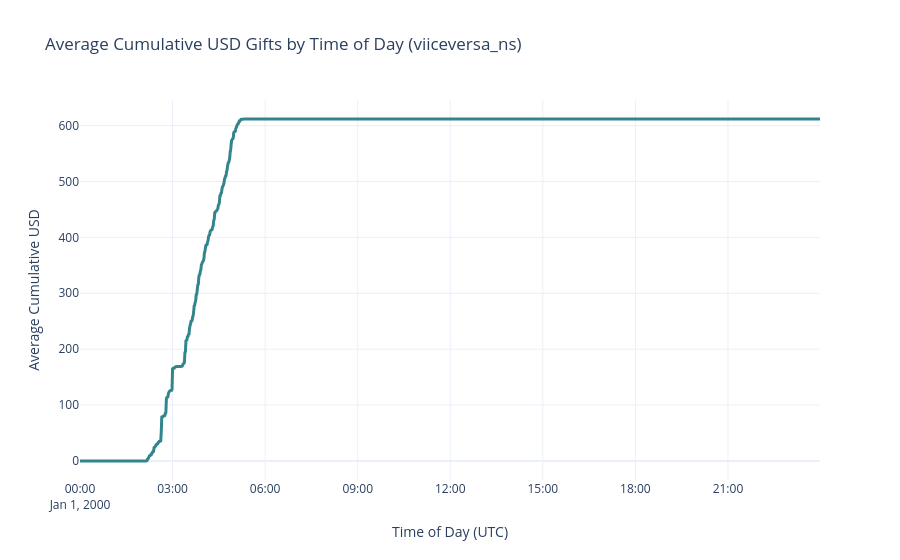

Here is the notebook cell this chart was saved with:
### Code cell
if time_of_day_avg.empty:
    print('No rows matched the selected filters.')
else:
    label_user = str(TIKTOK_USERNAME) if TIKTOK_USERNAME else 'all users'
    title = f'Average Cumulative USD Gifts by Time of Day ({label_user})'
    plot_df = time_of_day_avg.copy()
    line_color = sns.color_palette('crest', 1).as_hex()[0]

    fig = px.line(
        plot_df,
        x='time',
        y='avg_cumulative_usd',
        title=title,
        template='plotly_white',
    )
    fig.update_traces(line={'color': line_color, 'width': 3})
    fig.update_layout(
        xaxis_title='Time of Day (UTC)',
        yaxis_title='Average Cumulative USD',
        hovermode='x unified',
    )
    fig.show()

### Figure 1 — Plotly figure (JSON) as saved in the notebook; plotly's stock layout.template omitted (floating-point values rounded to 4 significant figures; data arrays with more than 128 entries replaced by an {"elided": "..."} marker saying what was removed)
{"data": [{"hovertemplate": "time=%{x}<br>avg_cumulative_usd=%{y}<extra></extra>", "legendgroup": "", "line": {"color": "#33858d", "dash": "solid", "width": 3}, "marker": {"symbol": "circle"}, "mode": "lines", "name": "", "showlegend": false, "type": "scattergl", "x": {"elided": "1440 str values"}, "xaxis": "x", "y": {"elided": "1440 float values"}, "yaxis": "y"}], "layout": {"hovermode": "x unified", "legend": {"tracegroupgap": 0}, "title": {"text": "Average Cumulative USD Gifts by Time of Day (viiceversa_ns)"}, "xaxis": {"anchor": "y", "domain": [0, 1], "title": {"text": "Time of Day (UTC)"}}, "yaxis": {"anchor": "x", "domain": [0, 1], "title": {"text": "Average Cumulative USD"}}}}
